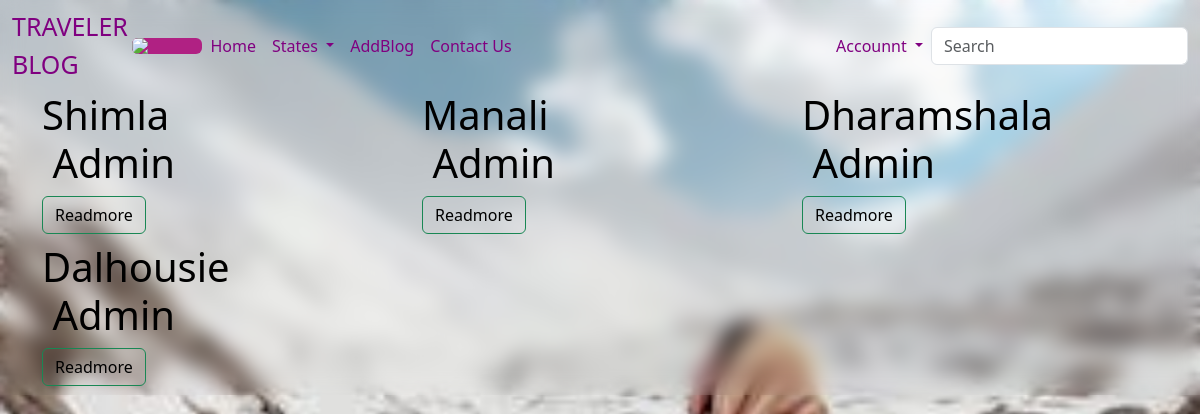
The page /state/Himachal on the database its author committed.
### blogapp/models.py (models this page shows, shortened)
class Blog(models.Model):
    title=models.CharField(max_length=255)
    image=CloudinaryField('image')
    description=RichTextField(blank=True,null=True)
    places = models.ForeignKey(Categorie,on_delete=models.CASCADE)
    hotel =models.ForeignKey(Hotel,on_delete=models.CASCADE)
    created_by=models.CharField(max_length=255)
    created_on=models.DateTimeField(auto_now_add=True)

### blogapp/views.py (the view)
# urls.py: path('state/<str:s>',states,name='show')
def states(request,s):
    print(s)
    a=Categorie.objects.get(Places__exact=s)
    print(a)
    b=Blog.objects.filter(places__exact=a)
    return render(request,'career.html',{'a':a,'b':b})

### blogapp/models.py (called while the page is built)
    def __str__(self,):
        return self.Places

### blogapp/templates/career.html (shortened to what this page needs)
{% extends 'base.html' %} {% block content %}
<div class="container">
  <div class="row">
    {% for i in b %}
    <div class="col-lg-4">
      <h1 class="h1"> {{i.title}}
      <br>
      {{i.created_by}}
      <br><a href="{% url 'rmore' i.id %}" class="btn btn-outline-success">Readmore</a><br>
    </div>
    {% endfor %}
  </div>
</div>
{% endblock %}

### blogapp/templates/career.html (style rules this page uses)
.h1 { color: black; }

### rows shown on the page
Blog: title "Shimla", created_by "Admin"
Blog: title "Manali", created_by "Admin"
Blog: title "Dharamshala", created_by "Admin"
Blog: title "Dalhousie", created_by "Admin"
